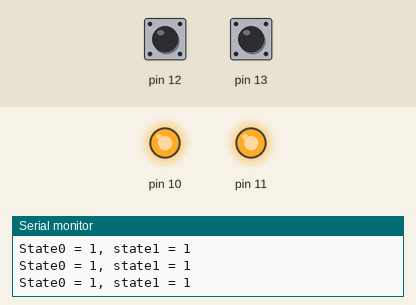
Simulated run of this sketch. Board: Arduino Uno, built with avr-gcc and run on an emulated ATmega328P. Parts: output pins drawn as LEDs (lit = HIGH), the last lines printed to the serial monitor. The test bench sets the inputs (shaded band); at power-on: pin 12 HIGH, pin 13 HIGH.

Above: at 1.2 s.
1.3 s: pin 12 pulled LOW for 0.15 s
At 1.4 s:
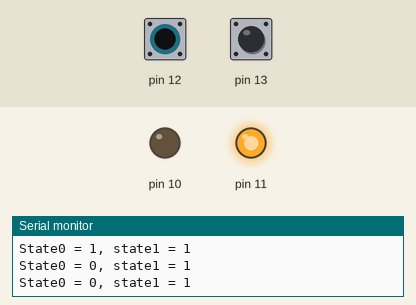
2.9 s: pin 13 pulled LOW for 0.15 s
At 3.02 s:
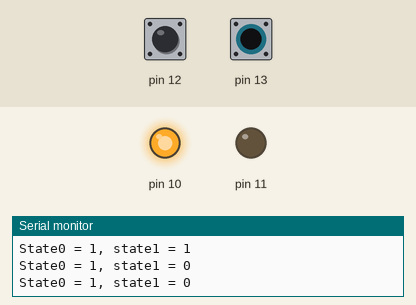
4.5 s: pin 13 pulled LOW for 3.2 s
At 8.2 s:
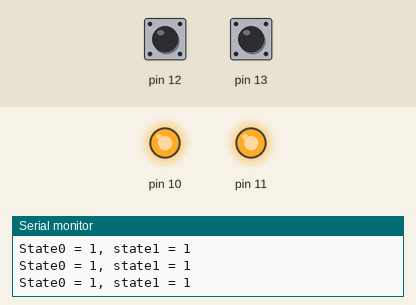
10.7 s: pin 12 pulled LOW for 3.2 s
At 11.5 s:
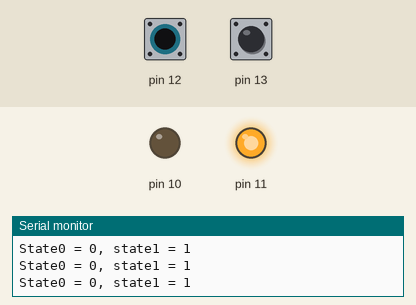
16.9 s: pin 12 driven LOW and pin 13 driven LOW
At 18.2 s:
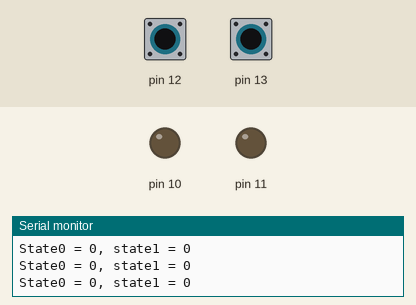
Timing chart, 0 to 19.4 s (numbered marks = the images above; inputs shaded):
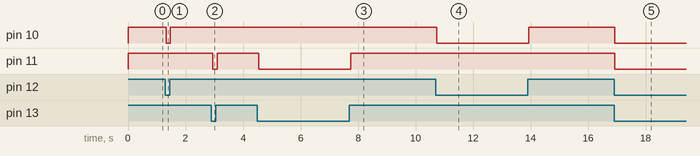

The sketch:

test_button1.ino
```cpp
#include <Wire.h>

bool default_state1;
bool default_state0;

int led_state0 = LOW;
int led_state1 = LOW;

void setup() {

  Serial.begin(9600);
  pinMode(12, INPUT_PULLUP);
  pinMode(13, INPUT_PULLUP);

  pinMode(11, OUTPUT);
  pinMode(10, OUTPUT);

  digitalWrite(10 , led_state0);
  digitalWrite(11 , led_state1);

  Serial.println("Initialization done");

}

int readButton(int pin)
{
  int sum = 0;
  int stuff= 0;
  for (int i = 0 ; i < 10; i++){
    stuff = digitalRead(pin);
    //Serial.print("stuff = ");
    //Serial.println(stuff);
    sum += (stuff == HIGH) ? 1: 0;
  }

  //Serial.print("sum= ");
  //Serial.println(sum);

  return (sum > 0 ) ? HIGH : LOW;
}

void loop() {

  int state0 = digitalRead(12);
  int state1 = digitalRead(13);

  Serial.print("State0 = ");
  Serial.print(state0);
  Serial.print(", state1 = ");
  Serial.println(state1);

  if (state0 != default_state0) {
    default_state0 = state0;
    led_state0 = (default_state0 == HIGH) ? HIGH : LOW;
  }
  if (state1 != default_state1) {
    default_state1 = state1;
    led_state1 = (default_state1 == HIGH) ? HIGH : LOW;
  }
  digitalWrite(10, led_state0);
  digitalWrite(11, led_state1);
}
```

Measured:
- after the input at 1.3 s, pin 10: HIGH → LOW at once, → HIGH 0.15 s later
- after the input at 2.9 s, pin 11: HIGH → LOW after 0.05 s, → HIGH 0.15 s later
- after the input at 4.5 s, pin 11: HIGH → LOW after 0.05 s, → HIGH 3.2 s later
- after the input at 10.7 s, pin 10: HIGH → LOW at once, → HIGH 3.2 s later
- after the input at 16.9 s, pin 10, pin 11: HIGH → LOW at once
